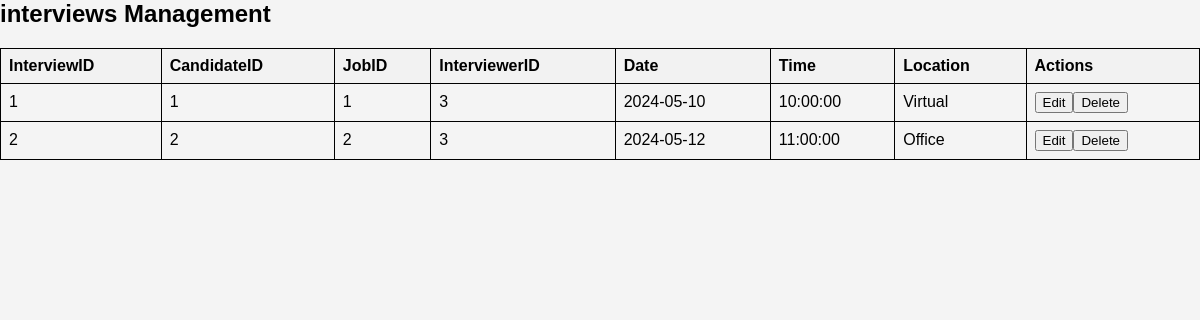
The app's page /viewinterviews.php with its own data.
### tables this page shows
CREATE TABLE `interviews` (
  `InterviewID` int(11) NOT NULL,
  `CandidateID` int(11) DEFAULT NULL,
  `JobID` int(11) DEFAULT NULL,
  `InterviewerID` int(11) DEFAULT NULL,
  `Date` date DEFAULT NULL,
  `Time` time DEFAULT NULL,
  `Location` varchar(100) DEFAULT NULL
);

### viewinterviews.php (the view, shortened to what this page needs)
<?php
require_once "db_connection.php";
?>
<!DOCTYPE html>
<html lang="en">
<head>
    <link rel="stylesheet" type="text/css" href="style3.css">
</head>
<body>
    <h2>interviews Management</h2>
    <table id="dataTable" class="table table-hover text-center">
        <tr>
            <th>InterviewID</th>
            <th>CandidateID</th>
            <th>JobID</th>
            <th>InterviewerID</th>
            <th>Date</th>
            <th>Time</th>
            <th>Location</th>
            <th>Actions</th>
        </tr>
        <?php
        $sql = "SELECT * FROM interviews";
        $result = $conn->query($sql);
        if ($result->num_rows > 0) {
            while ($row = $result->fetch_assoc()) {
                echo "<tr>";
                echo "<td>" . $row["InterviewID"] . "</td>";
                echo "<td>" . $row["CandidateID"] . "</td>";
                echo "<td>" . $row["JobID"] . "</td>";
                echo "<td>" . $row["InterviewerID"] . "</td>";
                echo "<td>" . $row["Date"] . "</td>";
                echo "<td>" . $row["Time"] . "</td>";
                echo "<td>" . $row["Location"] . "</td>";
                echo "<td>";
              echo "<a href='updateinterviews.html?id=" . $row["InterviewID"] .  "'onclick='return confirm(\"Are you sure you want to update this interviews?\")'><button class='button update-button'>Edit</button></a>";
                echo "<a href='deleteinterviews.html?id=" . $row["InterviewID"] . "'onclick='return confirm(\"Are you sure you want to delete this interviews?\")'><button class='button delete-button'>Delete</button></a>";
                echo "</td>";
                echo "</tr>";
            }
        } else {
            echo "<tr><td colspan='7'>No data found</td></tr>";
        }
        ?>
    </table>
</body>
</html>

### css/style3.css (style rules this page uses)
body { font-family: Arial, sans-serif; margin: 0; padding: 0; background-color: #f4f4f4; }
h2 { margin-top: 0; }

### viewinterviews.php (style rules this page uses)
table { width: 100%; border-collapse: collapse; }
table, th, td { border: 1px solid black; padding: 8px; text-align: left; }
th { background-color: #f2f2f2; }

### records on screen
interviews: InterviewID "1", CandidateID "1", JobID "1", InterviewerID "3", Date "2024-05-10", Time "10:00:00", Location "Virtual"
interviews: InterviewID "2", CandidateID "2", JobID "2", InterviewerID "3", Date "2024-05-12", Time "11:00:00", Location "Office"
